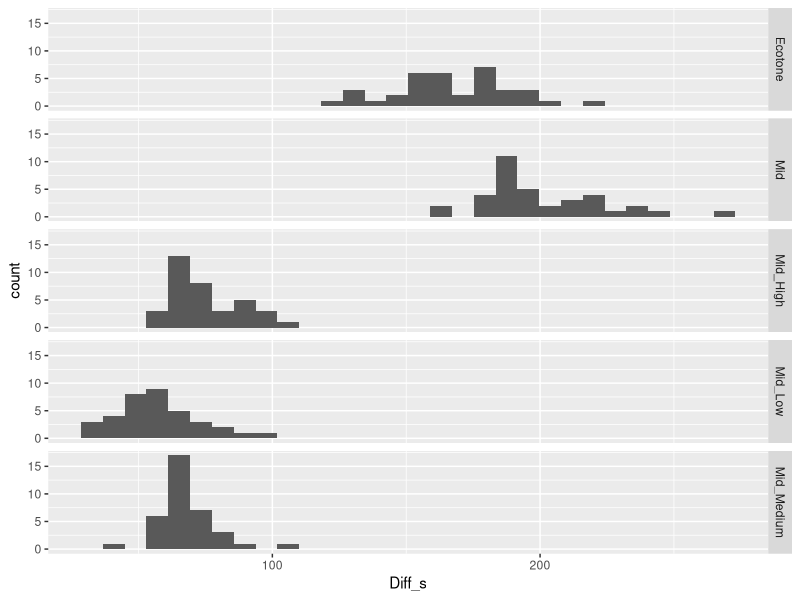
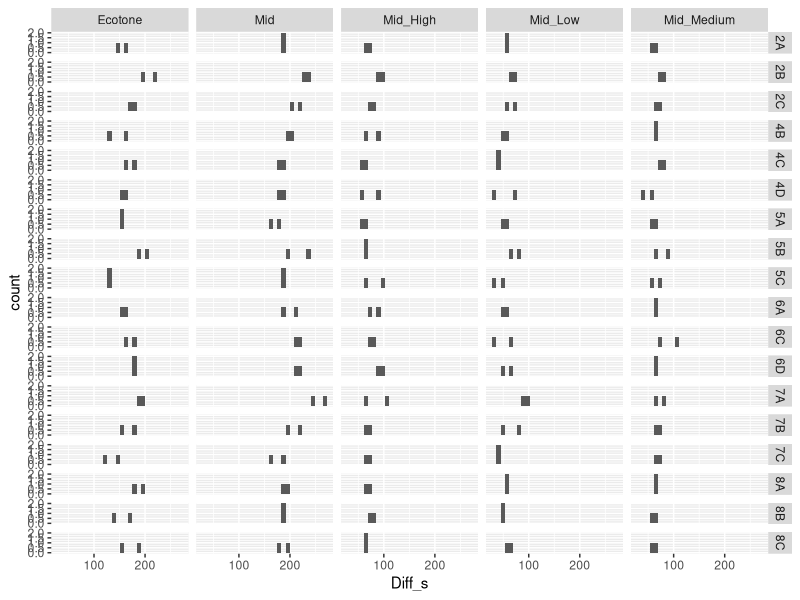
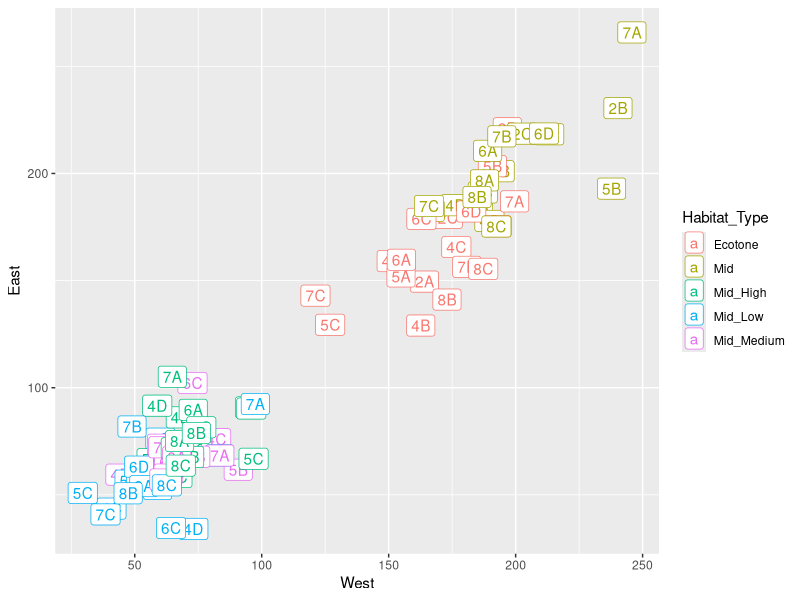
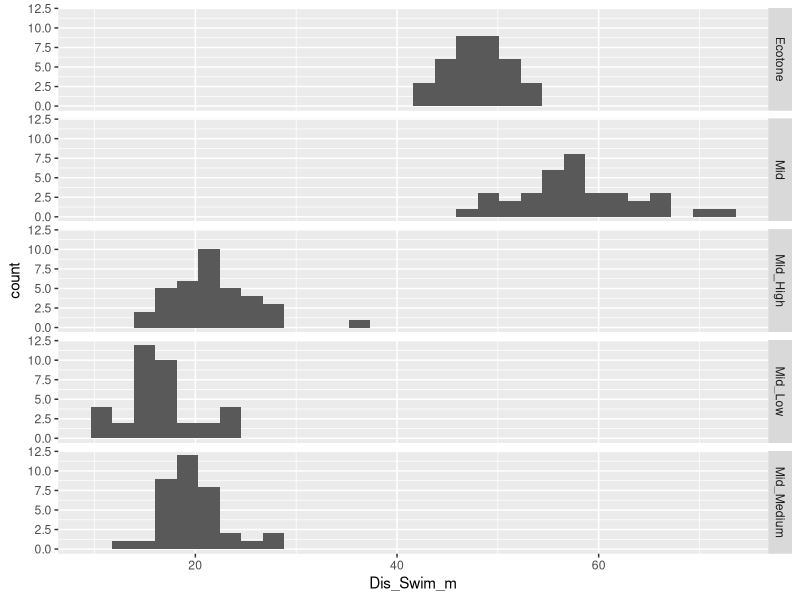
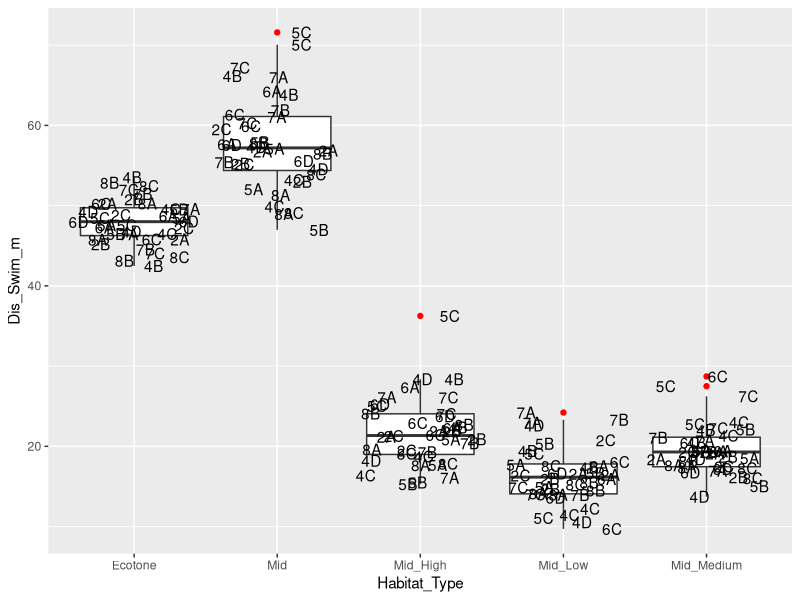
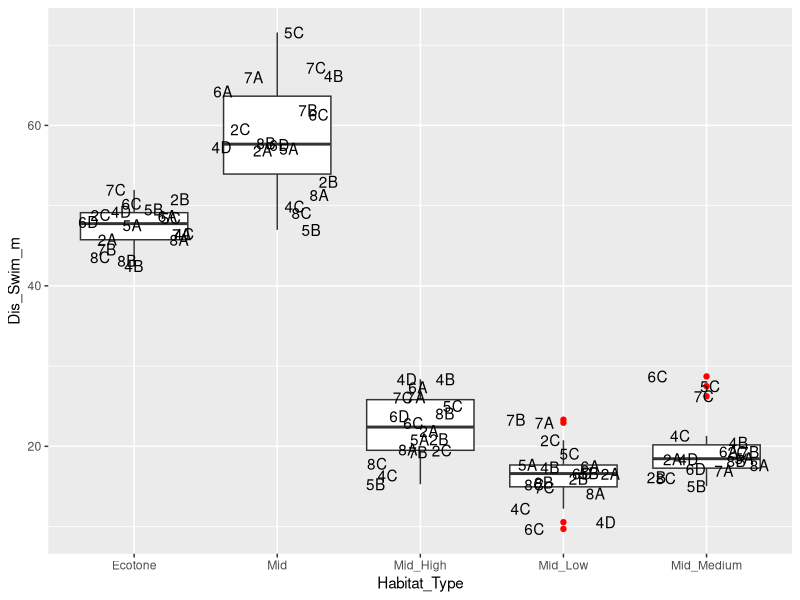
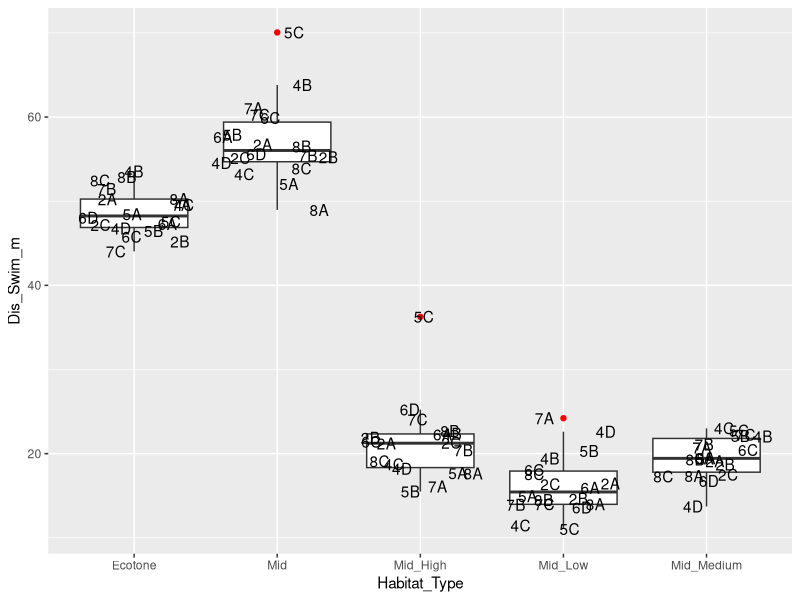
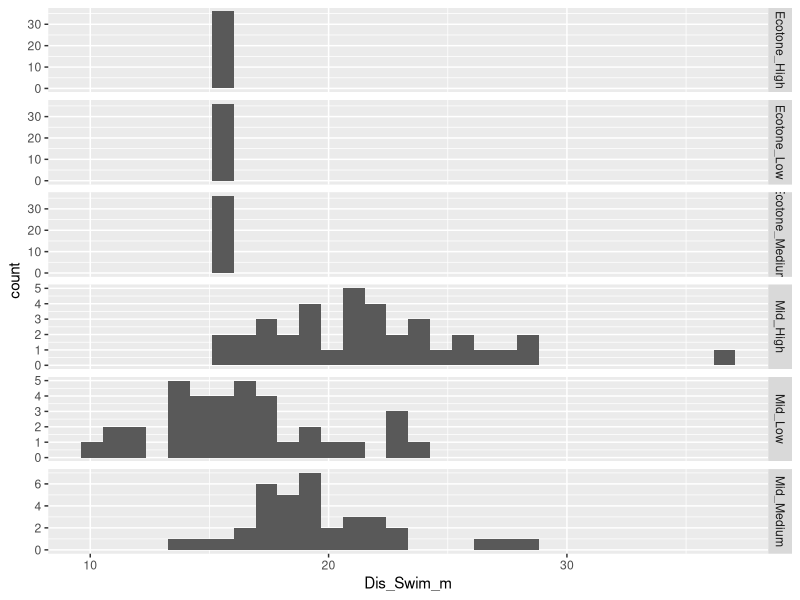

These figures' R source, in order:
#Author: James Sturges
#Creation Date: 03 Nov 2021
#Title: EMObs Formatting
#Output: Create a df dat_fish that will be used for all thesis analysis

#We want the use the Here package for project management
#This will allow project work-flow to be easier across multiple devices/developers
# library(here)
# here()
# 
# here::i_am("EM_Input_Directory/dat_EMObs_Cleaning.R")

#Load Packages
library(tidyverse)
library(lubridate)
library(hms)


#Read in the Event Measure observation text file 
dat_EMObs <- read_tsv("data/dat_EMObs.txt")

#take a quick look at these data in case you need to alter column types
glimpse(dat_EMObs)

#We want to rename certain columns from EM as meaningful characteristics that describe the reef
#Module_Side is either East or West
#Habitat_Type is either Mid_High, Mid_Medium, Mid_Low, or Ecotone_High, Ecotone_Medium, Ecotone_Low
#Module is the letter & number name given for each Modules (6 Block numbers and A-D letters)
#We also decide to rename the character values from midline transects
#sub-Modules now have Mid_High, Mid_Medium, & Mid_Low
dat_EMObs <- dat_EMObs %>%
  rename(Module_Side = Attribute9,
         Habitat_Type = Attribute10,
         Module = OpCode) %>% 
  mutate(Genus_spp = str_c(Genus, Species, sep = " "),
         Habitat_Type = recode(Habitat_Type, 
                               High = "Mid_High", 
                               Medium = "Mid_Medium", 
                               Low = "Mid_Low"))


#This code checks that all 18 Modules have 20 start and end points
#This is needed to generate the time of each transect
dat_EMObs %>%
  filter(Code == "Start" | Code == "End") %>%
  count(Module)

#Check to see that all 18 Modules have a Comment on the Time measurement which starts with the string "DT"
dat_EMObs %>%
  filter(grepl('DT', Comment))

#Here we create a date time based on the Comment column
#Note that some observations will not parse 
#because they have other comments that are not date times this error is OK
dat_EMObs <- dat_EMObs %>%
  mutate(Start_Time = dmy_hms(Comment), 
         Video_Elapsed_hms = as_hms(Time * 60))

#Fill in that column so that every point for a given module has the same start time
dat_EMObs <- dat_EMObs %>%
  group_by(Module) %>%
  fill(Start_Time) %>%
  # min Video_Elapsed_hms should be Code == Time for each module
  mutate(Video_Sync_hms = min(Video_Elapsed_hms), 
         # subtract off sync time prior to filming clock in video       
         Video_Corrected_hms = Video_Elapsed_hms - Video_Sync_hms, 
         # add correct video time to clock time to get real date time
         Real_Time = Start_Time + Video_Corrected_hms)

# Calculate the transect time for each transect
# The purpose of this code is to estimate how long we spent surveying each section of the reef
# We need the time of each survey and the area viewed in the camera to calculate fish densities
# This created a df of just the Start and End points (360 of them across all 18 Modules) 
Transect_Duration <- dat_EMObs %>%
  group_by(Module, Module_Side, Habitat_Type) %>%
  select(Module, Module_Side, Habitat_Type, Code, Real_Time) %>%
  filter(Code %in% c("Start", "End"))
glimpse(Transect_Duration)


#Using that new string I created a table of the differences between the End and Start time for each of the transects
#There are 10 transects per Module (Ecotone, Mid, High, Medium, Low on each side)
#Here we have a new df with start and end times and the difference between them for all 180 transects conducted
Start_End_Time <- Transect_Duration %>% 
  pivot_wider(names_from = Code, values_from = Real_Time) %>% 
  mutate(Diff_s = End - Start) %>%
  ungroup()

#I wanted to quickly look at the summary stats for each of the transect types
#There is probably a way to break apart the string I created for Zone but I'm not sure how 
#Instead I just filtered the string with the phrase for each transect type (Ecotone, High, etc)
Start_End_Time %>%
  ggplot(aes(Diff_s)) +
  geom_histogram() +
  facet_grid(rows = vars(Habitat_Type))

Start_End_Time %>%
  ggplot(aes(Diff_s)) +
  geom_histogram() +
  facet_grid(rows = vars(Module), cols = vars(Habitat_Type))

time_comp_plot <- Start_End_Time %>%
  select(!c(Start, End)) %>%
  pivot_wider(names_from = Module_Side, values_from = Diff_s) %>%
  ggplot(aes(x = West, y = East, col = Habitat_Type, label = Module)) +
  geom_point() +
  geom_label()

time_comp_plot

Start_End_Time %>%
  filter(grepl('Ecotone', Habitat_Type)) %>%
  summary()

Start_End_Time %>%
  filter(grepl('Mid', Habitat_Type)) %>%
  summary()

Start_End_Time %>%
  filter(grepl('High', Habitat_Type)) %>%
  summary()

Start_End_Time %>%
  filter(grepl('Medium', Habitat_Type)) %>%
  summary()

Start_End_Time %>%
  filter(grepl('Low', Habitat_Type)) %>%
  summary()




# We want to find the average swim rate along the Ecotone
# We will take the average of the East & West Ecotone transect times
# Then divide that by 48 meters to get a rate (Step completed)
# We can apply that rate to the midline to estimate distance swam (in progress)
# Here we look at just the start and end values for Ecotone transects
Avg_Eco_Time_Per_Mod <- Start_End_Time %>%
  group_by(Module) %>%
  filter(Habitat_Type %in% "Ecotone") %>%
  summarize(Mean_Ecotone_Time = mean(Diff_s))

#Look at the distribution of mean ecotone transects across all 18 modules
#Create a numeric column from the difftimes because summary() does not work for class difftime
Avg_Eco_Time_Per_Mod <- Avg_Eco_Time_Per_Mod %>%
  mutate(Mean_Ecotone_Time_Num = as.numeric(Mean_Ecotone_Time))

Avg_Eco_Time_Per_Mod %>%
  summary(Mean_Ecotone_Time_Num)
# Calculate the average swim rate along the ecotone for each Module
# These values can be multiplied with the transect times for Midlines & sub-Modules to estimate distance
Avg_Eco_Time_Per_Mod <- Avg_Eco_Time_Per_Mod %>%
  mutate(Eco_Swim_Rate_m_s = 48/Mean_Ecotone_Time_Num)


Start_End_Time <- Start_End_Time %>%
  left_join(Avg_Eco_Time_Per_Mod) %>%
  mutate(Dis_Swim_m = as.numeric(Diff_s) * Eco_Swim_Rate_m_s)

Start_End_Time %>%
  ggplot(aes(Dis_Swim_m)) +
  geom_histogram() +
  facet_grid(rows = vars(Habitat_Type))

# Trying to estimate distance with just the midline first
Mid_Time_Per_Mod <- Start_End_Time %>%
  group_by(Module) %>%
  filter(Habitat_Type %in% "Mid")

Mid_Time_Per_Mod <- Mid_Time_Per_Mod %>%
  mutate(Diff_num = as.numeric(Diff_s))


#Checking to see which of the modules had long/short midline transects
#Going to create a boxplot with a jitter layer and label each point by Module
#Retroactively I can look at the unique features of each Module
#The first boxplot looks at both the East and West Side together
Start_End_Time %>%
  ggplot(aes(x = Habitat_Type, y = Dis_Swim_m, label = Module)) +
  geom_boxplot(outlier.color = "red") +
  geom_text(position = position_jitter(seed = 1))

Start_End_Time %>%
  filter(Module_Side %in% "East") %>% 
  ggplot(aes(x = Habitat_Type, y = Dis_Swim_m, label = Module)) +
  geom_boxplot(outlier.color = "red") +
  geom_text(position = position_jitter(seed = 1))

Start_End_Time %>%
  filter(Module_Side %in% "West") %>% 
  ggplot(aes(x = Habitat_Type, y = Dis_Swim_m, label = Module)) +
  geom_boxplot(outlier.color = "red") +
  geom_text(position = position_jitter(seed = 1))


# I want to divide the ecotone into 3 sections and assign fish to these sections based on the time they were observed
# This helps us account for differences in the ecotone when adjacent to different sub-modules
# Consider for West ecotones the 1st section is next to high sub-modules
# But for East ecotones the 1st section is the medium sub-modules
# Look at just the ecotone   

Start_End_Time_w <- Start_End_Time  %>%
  filter(Habitat_Type == "Ecotone" & Module_Side == "West") %>% 
  mutate(Diff_third_s = Diff_s/3, 
         End_high = Start + Diff_third_s,
         End_low = Start + (2*Diff_third_s),
         End_medium = End)

# We need to add rows to Start_End_Time_w
# We want 3 rows per module 
#These 3 chunks change the habitat type from ecotone to Ecotone_High/Medium/or Low
#We want to divide the ecotone to see if proximity to different sub-Module heights influenced fish dist
Start_End_Time_w_h <- Start_End_Time_w %>% 
  mutate(Habitat_Type = "Ecotone_High",
         Start = Start,
         End = End_high) %>% 
  select(Module:Diff_third_s)


Start_End_Time_w_m <- Start_End_Time_w %>% 
  mutate(Habitat_Type = "Ecotone_Medium",
         Start = End_low,
         End = End_medium) %>% 
  select(Module:Diff_third_s)



Start_End_Time_w_l <- Start_End_Time_w %>% 
  mutate(Habitat_Type = "Ecotone_Low",
         Start = End_high,
         End = End_low) %>% 
  select(Module:Diff_third_s)

#Going to do the same thing as above for the East Ecotone
#Here we create a Start_End_Time East table only for Ectones
#Note that the order or sub-modules is different on the east side
#The first part of the east ecotone is medium sub-module
Start_End_Time_e <- Start_End_Time  %>%
  filter(Habitat_Type == "Ecotone" & Module_Side == "East") %>% 
  mutate(Diff_third_s = Diff_s/3, 
         End_high = End,
         End_low = Start + (2*Diff_third_s),
         End_medium = Start + Diff_third_s,)

#Now we create 3 tables to modify the habitat type

Start_End_Time_e_h <- Start_End_Time_e %>% 
  mutate(Habitat_Type = "Ecotone_High",
         Start = End_low,
         End = End) %>% 
  select(Module:Diff_third_s)


Start_End_Time_e_m <- Start_End_Time_e %>% 
  mutate(Habitat_Type = "Ecotone_Medium",
         Start = Start,
         End = End_medium) %>% 
  select(Module:Diff_third_s)



Start_End_Time_e_l <- Start_End_Time_e %>% 
  mutate(Habitat_Type = "Ecotone_Low",
         Start = End_medium,
         End = End_low) %>% 
  select(Module:Diff_third_s)



#Create a new start_end_time table
#This time it will have 3 different levels of Ecotone for each Habitat_Type (high, medium, low)

Start_End_Time_eco <- bind_rows(Start_End_Time_w_h, Start_End_Time_w_m, Start_End_Time_w_l, 
                                Start_End_Time_e_h, Start_End_Time_e_m, Start_End_Time_e_l) %>% 
  arrange(Module, Module_Side, Habitat_Type) %>% 
  mutate(Eco_Int = interval(start = Start, end = End), 
         Habitat_Type_eco = Habitat_Type) %>% 
  select(Module, Module_Side, Habitat_Type_eco, Eco_Int)


glimpse(Start_End_Time_eco)


# Create ecotone version of dat_EMObs (will row_bind it back onto dat_EMObs at the end)
dat_EMObs_eco <- dat_EMObs %>% 
  filter(Habitat_Type == "Ecotone") %>%
  # expand so row for each fish repeats 3x, one for each ecotone type  
  inner_join(Start_End_Time_eco) %>% 
  mutate(Habitat_Type = if_else(Real_Time %within% Eco_Int, Habitat_Type_eco, NA_character_)) %>% 
  drop_na(Habitat_Type)


### FIGURE OUT WHICH 1 FISH (use function to compare dataframes... )
dat_EMObs_eco_test <- dat_EMObs %>% 
  filter(Habitat_Type == "Ecotone") 
select(dat_EMObs_eco_test, c(Module, ImagePtPair)) %>% anti_join(select(dat_EMObs_eco, c(Module, ImagePtPair)))
##!!! So row was 7A Rhinobatos productus which was not on a transect but was observed




### Bind new dat_EMObs_eco rows back onto dat_EMObs
dat_fish <- dat_EMObs %>% 
  bind_rows(dat_EMObs_eco)

dat_fish <- dat_fish %>%   
  filter(Habitat_Type %in% c("Ecotone_High", 
                             "Ecotone_Low",
                             "Ecotone_Medium", 
                             "Mid_High",
                             "Mid_Low", 
                             "Mid_Medium")) 
#filter
dat_fish <- dat_fish %>% 
  filter(!Code %in% c("Start","End")) 



# Set factor level order for tables, plots etc.
dat_fish <- dat_fish %>%
  mutate(Habitat_Type = fct_relevel(Habitat_Type, "Ecotone_High", 
                                    "Ecotone_Medium",
                                    "Ecotone_Low",
                                    "Mid_High", 
                                    "Mid_Medium",
                                    "Mid_Low")) %>%
  arrange(Module, Module_Side, Habitat_Type)



## !!! TO DO
## add fct_relevel for all relevant variables: module, etc...





#Add on transect areas for each transect segments
#1) left_join from calculated areas above
#2) manually set all ecotone segment areas to 48m x 2 m wide / 3 segments

#going to take the Start_End_Time table and mutate it to get transect area
#the ecotone areas should set to 48m x 2m
#the swim rate for each module will be applied to the midline

Start_End_Mids <- Start_End_Time %>% 
  filter(Habitat_Type %in% c("Mid_High",
                             "Mid_Low",
                             "Mid_Medium"))

#We have already calculated the distance swam along the midline
#We take the distance swam in m and multiple it by 2m (transect width)
#the tsect_area_m2 can be used for fish density calculations

Start_End_Mids <- Start_End_Mids %>% 
  mutate(tsect_area_m2 = Dis_Swim_m * 2)

#I wanted to create a single table that had all transect areas
#This table is called Start_End_Complete
#There are 12 points per Module
#High, Medium, Low For Eco and Mid on the East and West Side
#All ecotone distances were manually set to 16m
#All ecotone transect areas were set to 32m
#The midlines are based on module specific ecotone swim times
#distance on midlines is estimated based on ecotone swim rate
#then distance is multipled by 2m to estimate midline transect area

Start_End_Complete <- Start_End_Mids %>% 
  bind_rows(Start_End_Time_eco)

#This is amazing!!!
#Using coalesce you can merge columns where there are NAs
#Here we take the Habitat_Type_eco for ecotones and replace NAs in Habitat_Type
Start_End_Complete <- Start_End_Complete %>% 
  mutate(Habitat_Type = coalesce(Habitat_Type, Habitat_Type_eco))
#Here we take the ecotone interval and seperate it into Start and End times 
#Fill the start column using coalesce and int_start function
Start_End_Complete <- Start_End_Complete %>% 
  mutate(Start = coalesce(Start, int_start(Eco_Int)))
#Fill the End column with int_end function
Start_End_Complete <- Start_End_Complete %>% 
  mutate(End = coalesce(End, int_end(Eco_Int)))

#Manually set the ecotone distance to 16m for all segments 
Start_End_Complete <- Start_End_Complete %>% 
  mutate(Dis_Swim_m = replace_na(Dis_Swim_m, 16))

#Manually set the area survey to 32 meters squared for ecotone segments
Start_End_Complete <- Start_End_Complete %>% 
  mutate(tsect_area_m2 = replace_na(tsect_area_m2, 32))

#arrange values by Module
Start_End_Complete <- Start_End_Complete %>% 
  arrange(Module)

#Fill in missing values from 
Start_End_Complete <- Start_End_Complete %>% 
  group_by(Module) %>% 
  fill(Mean_Ecotone_Time, Mean_Ecotone_Time_Num, Eco_Swim_Rate_m_s)
#Quickly just recalculated the difference between start and end times 
#This was faster than pulling the ecotone values from another table
Start_End_Complete <- Start_End_Complete %>% 
  mutate(Diff_s = End - Start)

#Then I dropped the last two columns 
Start_End_Complete <- Start_End_Complete %>% 
  select(-c("Habitat_Type_eco", "Eco_Int"))



#Quickly look at the average distance and transect area
#Interesting Mid_Low distance = 16.4m
#About the same as ecotone! 
#High standard deviation though 3.56m
#Still evidence that we swam more area on higher modules
ht_dist_st <- Start_End_Complete %>% 
  group_by(Habitat_Type) %>% 
  summarise(mean_dis = mean(Dis_Swim_m),
            sd_dis = sd(Dis_Swim_m))

ht_dist_st

Start_End_Complete %>% 
  ggplot(aes(Dis_Swim_m)) +
  geom_histogram() +
  facet_grid(rows = vars(Habitat_Type), scales = 'free_y')

#Before we go on to dat fish analysis I merged the Start_End_complete Table
#dat_fish now has transect distance and area surveyed 
dat_fish <- 
  left_join(dat_fish, Start_End_Complete, by = c("Module", "Module_Side", "Habitat_Type"))

#We also want to give every fish a density value
#1 observation over the transect area
dat_fish <- dat_fish %>% 
  mutate(density_m2 = 1/tsect_area_m2)
#Then start using dat_fish in your analysis script by using
#source("dat_EMObs_Cleaning.R")


# Further cleaning needed to remove Unknown species and stop points
dat_fish <- dat_fish %>% 
  filter(Genus_spp != "Pause_Start Pause_Start",
         Genus_spp != "Unknown Unknown")

# We converted our fish counts to density during data cleaning
# But we then wanted to put these values in a more realistic context so set the densities to 100 m^2 
dat_fish <- dat_fish %>% 
  mutate(dens_100m2 = density_m2*100)


# Here we add a new column where decide if the mid high sub-modules are 3 or 4m tall
# half of the Modules have approx 3m and the other half is approx 4m in maximum height
# I apply this value to every fish even though it does not matter for ecotone, low, med
dat_fish <- dat_fish %>% 
  mutate(mid_high_hgt_m = (case_when(startsWith(Module, "2") ~ "4",
                                     startsWith(Module, "6") ~ "4",
                                     startsWith(Module, "8") ~ "4",
                                     startsWith(Module, "4") ~ "3",
                                     startsWith(Module, "5") ~ "3",
                                     startsWith(Module, "7") ~ "3")))

#I then decided the orientation of each module relative to shore
#Perpendicular means the transect heading goes towards or away from shore
#parallel means they go along the shore
dat_fish <- dat_fish %>% 
  mutate(Orientation = case_when(startsWith(Module, "2A") ~ "Perpendicular",
                                 startsWith(Module, "2B") ~ "Parallel",
                                 startsWith(Module, "2C") ~ "Parallel",
                                 startsWith(Module, "4") ~ "Parallel",
                                 startsWith(Module, "5") ~ "Parallel",
                                 startsWith(Module, "6") ~ "Parallel",
                                 startsWith(Module, "7A") ~ "Parallel",
                                 startsWith(Module, "7B") ~ "Perpendicular",
                                 startsWith(Module, "7C") ~ "Perpendicular",
                                 startsWith(Module, "8") ~ "Perpendicular"))




# We need to standardize the width of our transects to account for variation in visibility.
#MidX column on event measure indicates the width of the transect
#Range for MidX is -2500 to 3000
#We decided to use the 2m wide transect data
#The power of the stereo video camera is that you can accurately count a larger area
#This only removed 587 fish observations overall
dat_fish_1m_wide <- dat_fish %>% 
  filter(MidX <= 1000 & MidX >= -1000)

dat_fish_2m_wide <- dat_fish %>% 
  filter(MidX <= 2000 & MidX >= -2000)



#We need a table for all of our transect variables
#Some of these characteristics were recorded during the survey period
#Others are fixed conditions like construction date and orientation
#Edit this as needed with additional variables

#here we import our field notes
dive_dat <- read.csv("data/DiveEvent.csv", fileEncoding = 'UTF-8-BOM')

#No idea why the imported name was like that for Module?
#So I renamed it
dive_dat <- dive_dat %>% 
  #rename(Module = ï..Module) %>% 
  select(Module, construction_date, construction_month, construction_group, survey_date, survey_time)


#Here we associated the characteristics for each of the 216 transects
transect_var <- dat_fish %>% 
  select(Module, Module_Side, Habitat_Type, Orientation, mid_high_hgt_m) %>% 
  mutate(transect = paste(Module, Module_Side, Habitat_Type)) %>% 
  distinct()

#This splits Habitat type into two characteristics 
#Ecotone vs Mid
#Sub-mods into three groups High, Medium, Low
transect_var <- transect_var %>% 
  separate(Habitat_Type, c("Zone", "Sub_Mod"), remove = F)

#and then add our field notes to transect variables
transect_var <- transect_var %>% 
  left_join(dive_dat)

transect_var <- transect_var %>% 
  mutate(Block = case_when(startsWith(Module, "2") ~ "2",
                           startsWith(Module, "4") ~ "4",
                           startsWith(Module, "5") ~ "5",
                           startsWith(Module, "6") ~ "6",
                           startsWith(Module, "7") ~ "7",
                           startsWith(Module, "8") ~ "8"))


## create reduced versions of transect_var for module specific characteristics
module_var <- transect_var %>% 
  select(Module, Orientation, mid_high_hgt_m, construction_date, survey_date, 
         survey_time, construction_group, Block) %>%
  distinct() %>% 
  arrange(Module)


#The 11 most abundant spp
#These spp were also observed on at least 12/18 modules 
#We will use these species later
focal_spp <- c("Chromis punctipinnis",
               "Paralabrax clathratus",
               "Oxyjulis californica",
               "Semicossyphus pulcher",
               "Embiotoca jacksoni",
               "Hypsurus caryi",
               "Paralabrax nebulifer",
               "Girella nigricans",
               "Damalichthys vacca",
               "Sebastes serranoides",
               "Halichoeres semicinctus")


# Creating a new metric that combines the Orientation and inshore/offshore component
dat_fish_2m_wide <- dat_fish_2m_wide %>% 
  mutate(os = paste(Module_Side, Orientation),
         ht_os = paste(os, Habitat_Type))


dat_fish_2m_wide <- dat_fish_2m_wide %>% 
  mutate(compass_heading = (case_when(startsWith(ht_os, "West Perpendicular Mid_High") ~ 341,
                                      startsWith(ht_os, "West Perpendicular Ecotone_High") ~ 341,
                                      startsWith(ht_os, "West Perpendicular Mid_Low") ~ 297,
                                      startsWith(ht_os, "West Perpendicular Ecotone_Low") ~ 297,
                                      startsWith(ht_os, "West Perpendicular Mid_Medium") ~ 257,
                                      startsWith(ht_os, "West Perpendicular Ecotone_Medium") ~ 257,
                                      startsWith(ht_os, "East Perpendicular Mid_High") ~ 167,
                                      startsWith(ht_os, "East Perpendicular Ecotone_High") ~ 167,
                                      startsWith(ht_os, "East Perpendicular Mid_Low") ~ 115,
                                      startsWith(ht_os, "East Perpendicular Ecotone_Low") ~ 115,
                                      startsWith(ht_os, "East Perpendicular Mid_Medium") ~ 72,
                                      startsWith(ht_os, "East Perpendicular Ecotone_Medium") ~ 72,
                                      startsWith(ht_os, "West Parallel Mid_High") ~ 254,
                                      startsWith(ht_os, "West Parallel Ecotone_High") ~ 254,
                                      startsWith(ht_os, "West Parallel Mid_Low") ~ 200,
                                      startsWith(ht_os, "West Parallel Ecotone_Low") ~ 200,
                                      startsWith(ht_os, "Mid_Medium West Parallel") ~ 164,
                                      startsWith(ht_os, "West Parallel Ecotone_Medium") ~ 164,
                                      startsWith(ht_os, "East Parallel Mid_High") ~ 78,
                                      startsWith(ht_os, "East Parallel Ecotone_High") ~ 78,
                                      startsWith(ht_os, "East Parallel Mid_Low") ~ 18,
                                      startsWith(ht_os, "East Parallel Ecotone_Low") ~ 18,
                                      startsWith(ht_os, "East Parallel Mid_Medium") ~ 347,
                                      startsWith(ht_os, "East Parallel Ecotone_Medium") ~ 347)))



# When we want to use size class data we will only want to use fish that could be measure
# If there was a comment the length is invalid
# We remove those points but may keep them for counts
dat_fish_l <- dat_fish_2m_wide %>% 
  filter(!Comment %in% "no vis right camera") %>% 
  filter(!Comment %in% "no vis left camera") %>% 
  filter(Precision < 20)

# There were 24 fish that had max precision values (9999-10000)
# These fish were likely "no vis" fish that did not get a comment
# I filter them out here for length estimates
# I can double check those in EM when I have a computer again
# Can still use "no vis" for counts and density
# but not for length and biomass density
#There are still fish that should be removed due to high precision
#but need to talk about species specific cut offs
#or a hard set number for all fish?
#should it be relatively to max length?


dat_fish_l <- dat_fish_l %>% 
  separate(Habitat_Type, c("Zone", "Sub_Mod"), remove = F) %>% 
  mutate(Block = case_when(startsWith(Module, "2") ~ "2",
                           startsWith(Module, "4") ~ "4",
                           startsWith(Module, "5") ~ "5",
                           startsWith(Module, "6") ~ "6",
                           startsWith(Module, "7") ~ "7",
                           startsWith(Module, "8") ~ "8"))


dat_fish_l <- dat_fish_l %>% 
  mutate(transect = paste(Module, Module_Side, Habitat_Type),
         dens_100m2_4rt = dens_100m2^0.25) %>% 
  left_join(transect_var)


dat_fish_l <- dat_fish_l %>% 
  mutate(mid_high_hgt_m = as.character(mid_high_hgt_m))

dat_fish_l <- dat_fish_l %>% 
  mutate(Mid_High_3_4 = paste(Habitat_Type, mid_high_hgt_m))

dat_fish_l <- dat_fish_l %>% 
  mutate(Mid_High_3_4 = str_replace(Mid_High_3_4, " ", "_"))

dat_fish_l <- dat_fish_l %>% 
  mutate(Mid_High_3_4 = as.character(Mid_High_3_4))

dat_fish_l <- dat_fish_l %>% 
  mutate(Mid_High_3_4 = (case_when(startsWith(Mid_High_3_4, "Ecotone_High") ~ "Ecotone_High",
                                   startsWith(Mid_High_3_4, "Ecotone_Medium") ~ "Ecotone_Medium",
                                   startsWith(Mid_High_3_4, "Ecotone_Low") ~ "Ecotone_Low",
                                   startsWith(Mid_High_3_4, "Mid_High_3") ~ "Mid_High_3",
                                   startsWith(Mid_High_3_4, "Mid_High_4") ~ "Mid_High_4",
                                   startsWith(Mid_High_3_4, "Mid_Low") ~ "Mid_Low",
                                   startsWith(Mid_High_3_4, "Mid_Medium") ~ "Mid_Medium")))